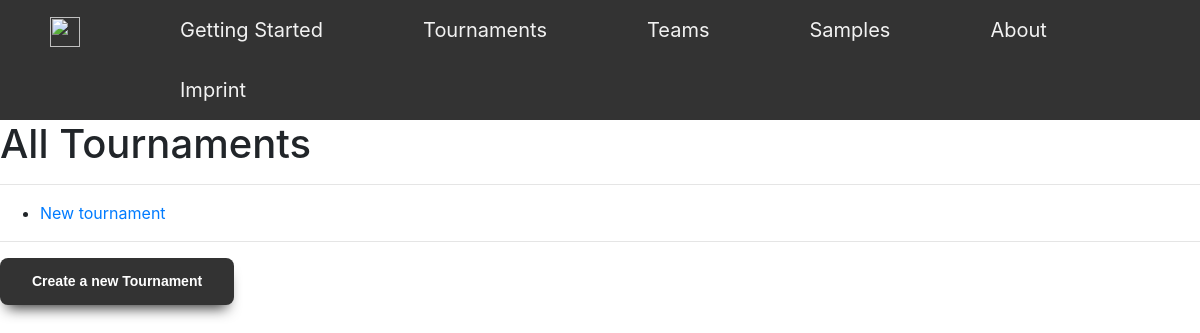
The app's page /Tournament/, older data.
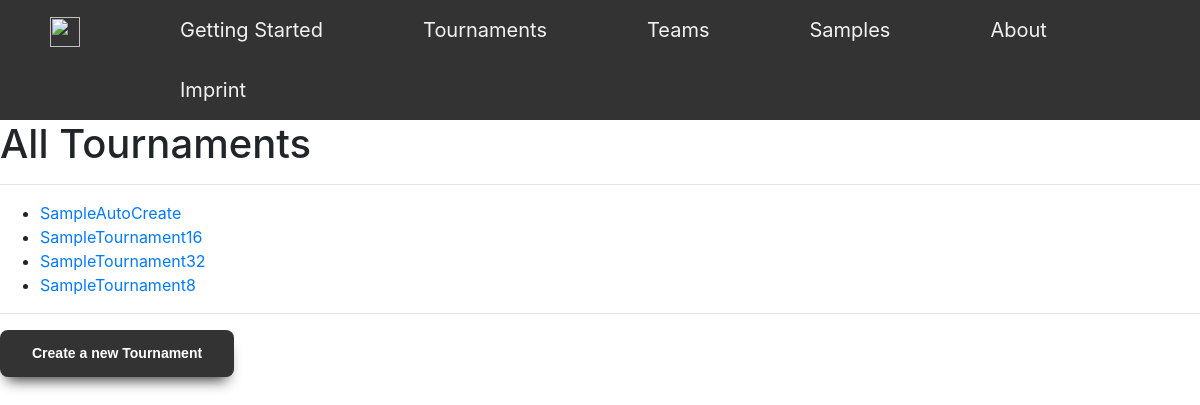
The same page, newer data.
### Tournament/models.py (models this page shows, shortened)
class Tournament(models.Model):
    TOURNAMENT_CHOICES = (
        ('8 Teams', '8 Teams'),
        ('16 Teams', '16 Teams'),
        ('32 Teams', '32 Teams'),
    )
    TournamentName = models.CharField(max_length=120)
    TournamentSize = models.CharField(max_length=120, choices=TOURNAMENT_CHOICES, default='Tournamentsize')

### Tournament/views.py (the view)
# urls.py: path('', (views.TournamentAllView.as_view()), name='Overview'),
class TournamentAllView(generic.ListView):
    template_name = 'Tournament/TournamentOverview.html'
    def get_queryset(self):
        return Tournament.objects.all().order_by('TournamentName')

### templates/Tournament/TournamentOverview.html
{% extends 'Base/base_3_content.html' %}
{% load static %}
{% block mainContent %}
    <h1>All Tournaments</h1>
{% endblock %}
{% block mainContent2 %}
{% if tournament_list %}
    <ul>
    {% for tournament in tournament_list %}
    <li><a href="{% url 'Tournament:Details' tournament.id %}">{{ tournament.TournamentName }}</a></li>
    {% endfor %}
    </ul>
{% else %}
    <p>No Tournaments created yet.</p>
{% endif %}
{% endblock %}
{% block mainContent3 %}
    <a href="{% url 'Tournament:Create' %}" class="StandardBtn">Create a new Tournament</a>
{% endblock %}

Row changes from the older to the newer data that the page shows:
removed Tournament: TournamentName "New tournament"
added Tournament: TournamentName "SampleAutoCreate"
added Tournament: TournamentName "SampleTournament16"
added Tournament: TournamentName "SampleTournament32"
added Tournament: TournamentName "SampleTournament8"
